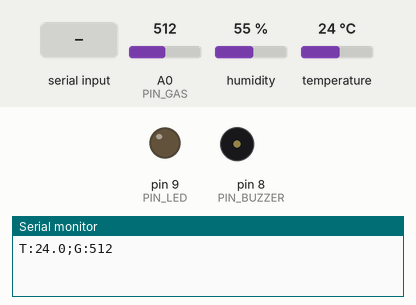
A sketch run on a simulated Arduino Uno, built with avr-gcc and run on an emulated ATmega328P. Parts: output pins drawn as LEDs (lit = HIGH), buzzer (waves = sounding), the last lines printed to the serial monitor. The inputs (shaded band) are chosen by the test bench; at power-on: temperature 24 °C, A0 (PIN_GAS) = 512, humidity 55 %.

Above: at 1.2 s.
1.3 s: temperature set to 38 °C
5.2 s: temperature set to 41 °C
At 7.7 s:
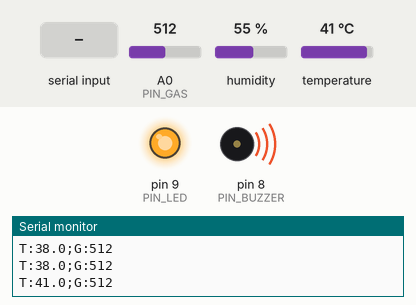
8.5 s: "M" received over Serial
At 9.2 s:
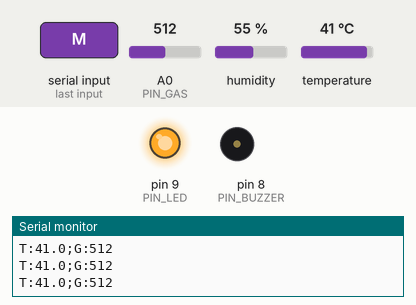
10.0 s: "U" received over Serial
At 11.2 s:
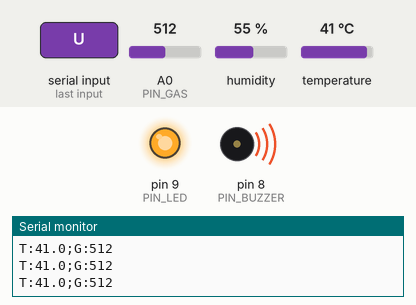
Timing chart, 0 to 12.5 s (numbered marks = the images above; inputs shaded):
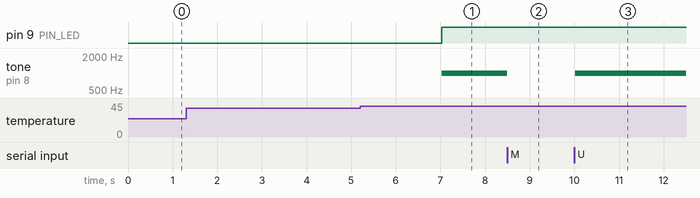

The sketch:

deteccion.ino
```cpp
/*
  Sistema de Detección Térmico-Gaseosa - Sketch para Arduino

  Envía cada segundo una línea por USB (9600 baudios):  T:28.4;G:312;F:0
    T = temperatura en °C (DHT11)
    G = gas, lectura analógica 0-1023 (MQ-2)
    F = flama (1 sí, 0 no)

  Solo se envían los sensores activados abajo: el que falte aparece "Sin señal" en el dashboard.
  Desde Java llegan comandos: 'M' = silenciar el buzzer, 'U' = reactivarlo.

  Biblioteca necesaria: "DHT sensor library" (Adafruit) + "Adafruit Unified Sensor".
*/
#include <DHT.h>

// ----- Qué sensores tienen conectados -----
#define USAR_TEMP  true
#define USAR_GAS   true
#define USAR_FLAMA false

// ----- Pines -----
#define PIN_DHT    2
#define PIN_FLAMA  3     // la mayoría de módulos de flama dan LOW cuando detectan fuego
#define PIN_GAS    A0
#define PIN_BUZZER 8
#define PIN_LED    9

// ----- Umbrales de la alarma física (deben coincidir con los de Java) -----
// El DHT11 solo mide de 0 a 50 °C, por eso el umbral crítico queda por debajo de 50.
const float TEMP_CRITICA = 40.0;
const int   GAS_CRITICO  = 600;

// El MQ-2 necesita calentarse: durante este tiempo no se dispara la alarma por gas.
const unsigned long CALENTAMIENTO_GAS_MS = 30000;

DHT dht(PIN_DHT, DHT11);
bool silenciada = false;
bool peligro = false;
bool sonando = false;
unsigned long ultimoEnvio = 0;

// Agrega un campo a la línea separándolo con ';' (sin ';' al final).
void agregar(String &linea, const String &campo) {
  if (linea.length() > 0) linea += ";";
  linea += campo;
}

void setup() {
  Serial.begin(9600);
  dht.begin();
  pinMode(PIN_FLAMA, INPUT);
  pinMode(PIN_BUZZER, OUTPUT);
  pinMode(PIN_LED, OUTPUT);
}

void loop() {
  // Comandos desde la aplicación Java
  while (Serial.available()) {
    char c = Serial.read();
    if (c == 'M') silenciada = true;
    if (c == 'U') silenciada = false;
  }

  // Lectura y envío de sensores, una vez por segundo
  if (millis() - ultimoEnvio >= 1000) {
    ultimoEnvio = millis();
    peligro = false;
    String linea = "";

    if (USAR_TEMP) {
      float t = dht.readTemperature();
      if (!isnan(t)) {             // si el DHT falla, no se envía y queda "Sin señal"
        agregar(linea, "T:" + String(t, 1));
        if (t >= TEMP_CRITICA) peligro = true;
      }
    }
    if (USAR_GAS) {
      int g = analogRead(PIN_GAS);
      agregar(linea, "G:" + String(g));
      if (g >= GAS_CRITICO && millis() > CALENTAMIENTO_GAS_MS) peligro = true;
    }
    if (USAR_FLAMA) {
      bool f = digitalRead(PIN_FLAMA) == LOW;
      agregar(linea, "F:" + String(f ? 1 : 0));
      if (f) peligro = true;
    }

    if (!peligro) silenciada = false;   // la próxima alarma sí sonará
    if (linea.length() > 0) Serial.println(linea);
  }

  // Fuera del bloque de 1 s: responde al instante a 'M' y 'U'
  digitalWrite(PIN_LED, peligro ? HIGH : LOW);
  bool debeSonar = peligro && !silenciada;
  if (debeSonar != sonando) {
    sonando = debeSonar;
    if (sonando) tone(PIN_BUZZER, 1000);
    else noTone(PIN_BUZZER);
  }
}
```

Measured:
- the behaviour switches between 39 and 40 °C on temperature (found by bisection; images 0 and 1)
- after the input at 5.2 s, pin 9 (PIN_LED): LOW → HIGH after 1.8 s; tone on pin 8 (PIN_BUZZER): silent → 1000 Hz after 1.8 s
- after the input at 8.5 s, tone on pin 8 (PIN_BUZZER): 1000 Hz → silent at once
- after the input at 10.0 s, tone on pin 8 (PIN_BUZZER): silent → 1000 Hz at once
